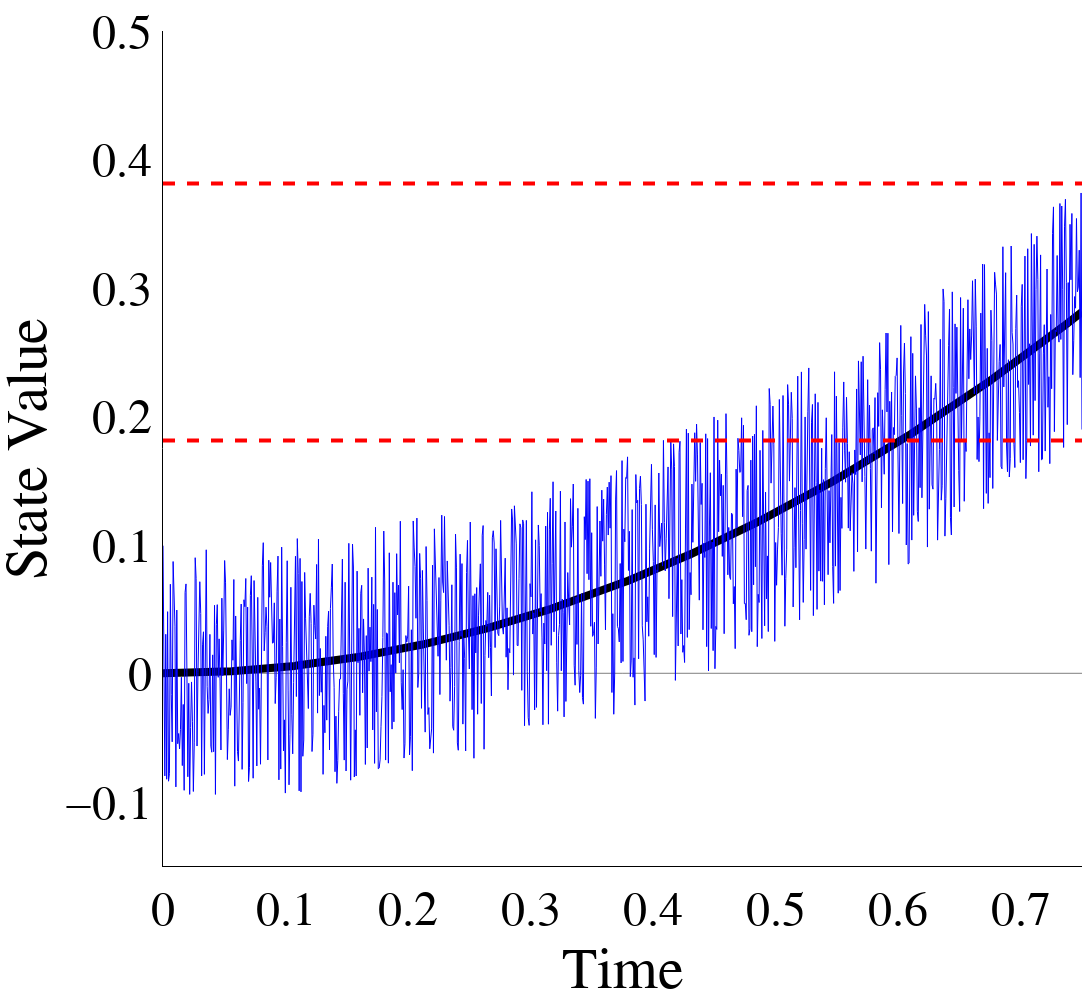

The code cell stored with this chart in its notebook:
### Code cell
from plotly.subplots import make_subplots


# plotly
fig_plo = make_subplots(rows=1, cols=1)

###### add data ######


# plotly
fig_plo.add_trace(go.Scatter(x=x, y=y, mode='lines',
                         name="Ground Truth",
                         line=dict(color="black", width=8),
                         connectgaps=True,
                         ))
fig_plo.add_trace(go.Scatter(x=x, y=o, mode='lines',
                         name="Noisy Observation",
                         line=dict(color="blue", width=1),
                         connectgaps=True,
                         ))


fig_plo.add_hline(y=y[-1]+.1,line=dict(color="red", width=4,dash="dash"),)
fig_plo.add_hline(y=y[-1]-.1,line=dict(color="red", width=4, dash="dash"),)





fig_plo.update_layout(font=dict(
                            family="Times New Roman, Times, serif",
                            size=48,
                            color="black"
                            ),
                  )

fig_plo.update_xaxes(title_text="Time", linecolor='black', # account for white background
                     row=1, col=1, zeroline=True, zerolinecolor='rgba(0,0,0,.5)', zerolinewidth=1,)
fig_plo.update_yaxes(range=[-0.15,.5],title_text="State Value", linecolor='black', # account for white background
                     row=1, col=1, zeroline=True, zerolinecolor='rgba(0,0,0,.5)', zerolinewidth=1,)


fig_plo.update_layout(xaxis_showgrid=False, yaxis_showgrid=False)


fig_plo.update_layout(showlegend=True,)
fig_plo.update_layout(width=1000,
                  height=1000,)


fig_plo.update_layout(plot_bgcolor='white',)

# advanced for saving
fig_plo.update_layout(legend_orientation="h",
                  legend=dict(x=.6, y=0.07,
                              bgcolor='rgba(205, 223, 212, .4)',
                              bordercolor="Black",
                              ),
                  showlegend=False,
                  plot_bgcolor='white',
                  width=1600,
                  height=1000,
                  margin=dict(r=10, l=10, b=10, t=10),
                  )

fig_plo.write_image(os.getcwd()+"/plot_plotly.pdf")
fig_plo.show()

### Figure 1 — Plotly figure (JSON) as saved in the notebook; plotly's stock layout.template omitted (floating-point values rounded to 4 significant figures; data arrays with more than 128 entries replaced by an {"elided": "..."} marker saying what was removed)
{"data": [{"connectgaps": true, "line": {"color": "black", "width": 8}, "mode": "lines", "name": "Ground Truth", "type": "scatter", "x": {"elided": "1000 float values"}, "y": {"elided": "1000 float values"}}, {"connectgaps": true, "line": {"color": "blue", "width": 1}, "mode": "lines", "name": "Noisy Observation", "type": "scatter", "x": {"elided": "1000 float values"}, "y": {"elided": "1000 float values"}}], "layout": {"font": {"color": "black", "family": "Times New Roman, Times, serif", "size": 48}, "height": 1000, "legend": {"bgcolor": "rgba(205, 223, 212, .4)", "bordercolor": "Black", "orientation": "h", "x": 0.6, "y": 0.07}, "margin": {"b": 10, "l": 10, "r": 10, "t": 10}, "plot_bgcolor": "white", "shapes": [{"line": {"color": "red", "dash": "dash", "width": 4}, "type": "line", "x0": 0, "x1": 1, "xref": "x domain", "y0": 0.3812, "y1": 0.3812, "yref": "y"}, {"line": {"color": "red", "dash": "dash", "width": 4}, "type": "line", "x0": 0, "x1": 1, "xref": "x domain", "y0": 0.1812, "y1": 0.1812, "yref": "y"}], "showlegend": false, "width": 1600, "xaxis": {"anchor": "y", "domain": [0, 1], "linecolor": "black", "showgrid": false, "title": {"text": "Time"}, "zeroline": true, "zerolinecolor": "rgba(0,0,0,.5)", "zerolinewidth": 1}, "yaxis": {"anchor": "x", "domain": [0, 1], "linecolor": "black", "range": [-0.15, 0.5], "showgrid": false, "title": {"text": "State Value"}, "zeroline": true, "zerolinecolor": "rgba(0,0,0,.5)", "zerolinewidth": 1}}}
